Frame 1 (no input): blank canvas, image omitted
Frame 60 (no input): blank canvas, image omitted
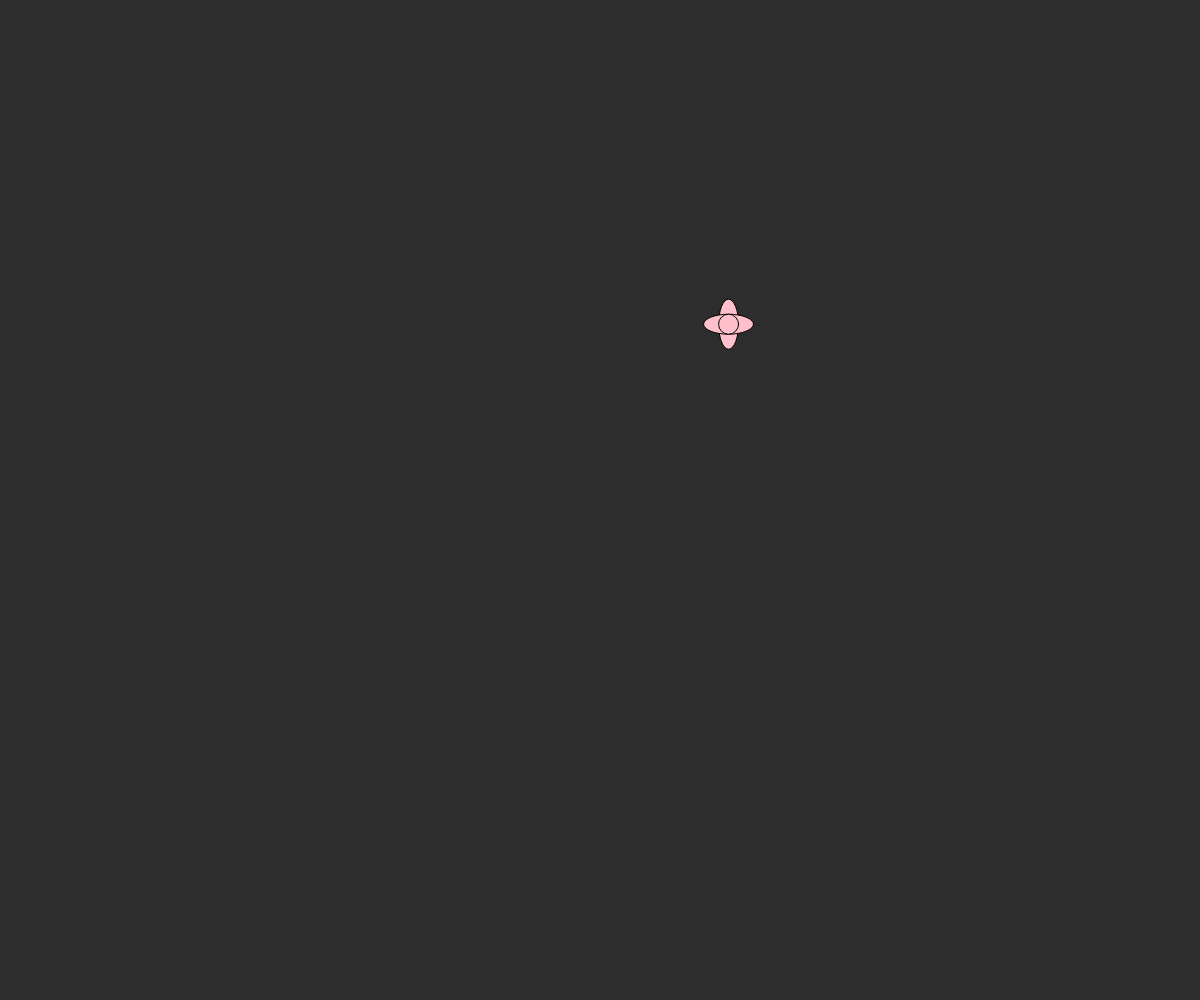
Frame 120 (the mouse pressed at the canvas centre since frame 60)

The p5.js sketch whose frames 1 and 60 were blank and that drew this single picture after the mouse press (run headless with seeded random() and noise() and a simulated clock; from frame 60 on, the mouse is pressed at the canvas centre):

// p5.js sketch
// ── sketch.js
let flowers= [];
function setup() {
  createCanvas(innerWidth, innerHeight);
}

function draw() {
  background(45);
  for (let i = 0; i < flowers.length; i++) {
    flowers[i].moveFlower();
    flowers[i].drawFlower();
  }
}

function mousePressed() {
  let tempFlower = new Flower(mouseX, mouseY, random( -5, 5), random(-5,5));
  flowers.push(tempFlower);
}

//   myFlower.drawFlower();
//draw a flower at the point where i Click on the canvas
//STEPS
//Cliack somewhere ->mousePressed
//Click a flower at mouse Postion ->
// let VARIABLE = new flower (mouse X ,mouse Y)

// ── flowers.js
class Flower {
    constructor(x, y, xSpeed, ySpeed) {
        this.x = x;
        this.y = y;
        this.xSpeed = xSpeed;
        this.ySpeed = ySpeed;
    }
    drawFlower() {
        if(this.selected==true){
            fill("yellow");
        } else {

         fill ("pink");
        }
        ellipse(this.x, this.y, 20, 50);
        ellipse(this.x, this.y, 50, 20);
        ellipse(this.x, this.y, 20);

        ellipse(this.x,this.y,this.size);
    }
    moveFlower() {
        this.x += this.xSpeed;
        this.y += this.ySpeed;

        if (this.y > height || this.y < 0) {
            this.ySpeed = -this.ySpeed;

        }
        if (this.x > width || this.x < 0) {
            this.xSpeed = -this.xSpeed;


        }

    }
    // changeColour(mouseX, mouseY) {
    //     let distance = dist(mouseX, mouseY, this.x, this, y);
    //     if (distance < this.size / 2) {
    //         fill(227, 45, 62);
    //     } else {
    //         fill(238, 132, 142)
    //     }
    }
